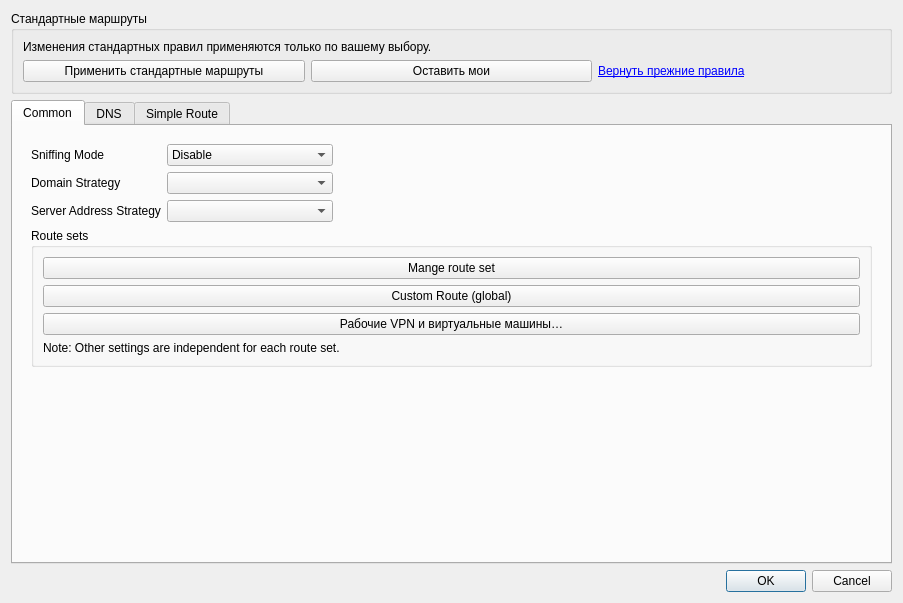
<?xml version="1.0" encoding="UTF-8"?>
<ui version="4.0">
 <class>DialogManageRoutes</class>
 <widget class="QDialog" name="DialogManageRoutes">
  <property name="geometry">
   <rect>
    <x>0</x>
    <y>0</y>
    <width>800</width>
    <height>600</height>
   </rect>
  </property>
  <property name="windowTitle">
   <string>Routes</string>
  </property>
  <layout class="QVBoxLayout" name="verticalLayout">
   <item>
    <widget class="QGroupBox" name="defaultsReviewBox">
     <property name="title"><string>Стандартные маршруты</string></property>
     <layout class="QVBoxLayout" name="defaultsReviewLayout">
      <item>
       <widget class="QLabel" name="defaultsReviewStatus">
        <property name="text"><string>Изменения стандартных правил применяются только по вашему выбору.</string></property>
        <property name="wordWrap"><bool>true</bool></property>
       </widget>
      </item>
      <item>
       <layout class="QHBoxLayout" name="defaultsChoicesLayout">
        <item><widget class="QPushButton" name="defaultsApply"><property name="text"><string>Применить стандартные маршруты</string></property></widget></item>
        <item><widget class="QPushButton" name="defaultsKeep"><property name="text"><string>Оставить мои</string></property></widget></item>
        <item><widget class="QLabel" name="defaultsRestore"><property name="text"><string>&lt;a href="restore"&gt;Вернуть прежние правила&lt;/a&gt;</string></property><property name="openExternalLinks"><bool>false</bool></property></widget></item>
       </layout>
      </item>
     </layout>
    </widget>
   </item>
   <item>
    <widget class="QTabWidget" name="tabWidget">
     <property name="currentIndex">
      <number>0</number>
     </property>
     <widget class="QWidget" name="tab">
      <attribute name="title">
       <string>Common</string>
      </attribute>
      <layout class="QVBoxLayout" name="verticalLayout_3">
       <item>
        <widget class="QWidget" name="widget" native="true">
         <layout class="QGridLayout" name="gridLayout_2">
          <item row="5" column="1">
           <spacer name="verticalSpacer">
            <property name="orientation">
             <enum>Qt::Vertical</enum>
            </property>
            <property name="sizeHint" stdset="0">
             <size>
              <width>20</width>
              <height>40</height>
             </size>
            </property>
           </spacer>
          </item>
          <item row="4" column="0" colspan="3">
           <widget class="QGroupBox" name="groupBox">
            <property name="title">
             <string>Route sets</string>
            </property>
            <layout class="QVBoxLayout" name="verticalLayout_7">
             <item>
              <widget class="QPushButton" name="load_save">
               <property name="text">
                <string>Mange route set</string>
               </property>
              </widget>
             </item>
             <item>
              <widget class="QPushButton" name="custom_route_global_edit">
               <property name="text">
                <string>Custom Route (global)</string>
               </property>
              </widget>
             </item>
             <item><widget class="QPushButton" name="tunBypass"><property name="text"><string>Рабочие VPN и виртуальные машины…</string></property></widget></item>
             <item>
              <widget class="QLabel" name="label_5">
               <property name="text">
                <string>Note: Other settings are independent for each route set.</string>
               </property>
              </widget>
             </item>
            </layout>
           </widget>
          </item>
          <item row="2" column="0">
           <widget class="QLabel" name="label_6">
            <property name="toolTip">
             <string notr="true">For V2Ray, it sets routing.domainStrategy
For sing-box, it sets inbound.domain_strategy</string>
            </property>
            <property name="text">
             <string>Domain Strategy</string>
            </property>
           </widget>
          </item>
          <item row="3" column="1">
           <widget class="QComboBox" name="outbound_domain_strategy">
            <property name="editable">
             <bool>false</bool>
            </property>
           </widget>
          </item>
          <item row="1" column="1">
           <widget class="QComboBox" name="sniffing_mode">
            <item>
             <property name="text">
              <string>Disable</string>
             </property>
            </item>
            <item>
             <property name="text">
              <string>Sniff result for routing</string>
             </property>
            </item>
            <item>
             <property name="text">
              <string>Sniff result for destination</string>
             </property>
            </item>
           </widget>
          </item>
          <item row="1" column="0">
           <widget class="QLabel" name="label">
            <property name="text">
             <string>Sniffing Mode</string>
            </property>
           </widget>
          </item>
          <item row="3" column="0">
           <widget class="QLabel" name="label_3">
            <property name="text">
             <string>Server Address Strategy</string>
            </property>
           </widget>
          </item>
          <item row="2" column="1">
           <widget class="QComboBox" name="domainStrategyCombo">
            <property name="editable">
             <bool>false</bool>
            </property>
           </widget>
          </item>
          <item row="1" column="2">
           <spacer name="horizontalSpacer_3">
            <property name="orientation">
             <enum>Qt::Horizontal</enum>
            </property>
            <property name="sizeHint" stdset="0">
             <size>
              <width>40</width>
              <height>20</height>
             </size>
            </property>
           </spacer>
          </item>
         </layout>
        </widget>
       </item>
      </layout>
     </widget>
     <widget class="QWidget" name="tab_3">
      <attribute name="title">
       <string>DNS</string>
      </attribute>
      <layout class="QVBoxLayout" name="verticalLayout_4">
       <item>
        <widget class="QGroupBox" name="simple_dns_box">
         <property name="title">
          <string>Simple DNS Settings</string>
         </property>
         <layout class="QGridLayout" name="gridLayout">
          <item row="1" column="0">
           <widget class="QLabel" name="label_8">
            <property name="toolTip">
             <string>This is especially important and it is recommended to use the default value of &quot;localhost&quot;.
If the default value does not work, try changing it to &quot;223.5.5.5&quot;.
For more information, see the document &quot;Configuration/DNS&quot;.</string>
            </property>
            <property name="text">
             <string>Direct DNS</string>
            </property>
           </widget>
          </item>
          <item row="0" column="2">
           <layout class="QHBoxLayout" name="horizontalLayout_7">
            <item>
             <widget class="QComboBox" name="remote_dns">
              <property name="sizePolicy">
               <sizepolicy hsizetype="Expanding" vsizetype="Fixed">
                <horstretch>0</horstretch>
                <verstretch>0</verstretch>
               </sizepolicy>
              </property>
              <property name="editable">
               <bool>true</bool>
              </property>
              <item>
               <property name="text">
                <string notr="true">https://8.8.8.8/dns-query</string>
               </property>
              </item>
              <item>
               <property name="text">
                <string notr="true">https://1.0.0.1/dns-query</string>
               </property>
              </item>
              <item>
               <property name="text">
                <string notr="true">https://1.1.1.1/dns-query</string>
               </property>
              </item>
              <item>
               <property name="text">
                <string notr="true">https://dns.google/dns-query</string>
               </property>
              </item>
              <item>
               <property name="text">
                <string notr="true">https://one.one.one.one/dns-query</string>
               </property>
              </item>
              <item>
               <property name="text">
                <string notr="true">https://[2001:4860:4860::8888]/dns-query</string>
               </property>
              </item>
              <item>
               <property name="text">
                <string notr="true">https://[2606:4700:4700::1111]/dns-query</string>
               </property>
              </item>
             </widget>
            </item>
            <item>
             <widget class="QLabel" name="label_10">
              <property name="text">
               <string>Query Strategy</string>
              </property>
             </widget>
            </item>
            <item>
             <widget class="QComboBox" name="remote_dns_strategy"/>
            </item>
           </layout>
          </item>
          <item row="0" column="0">
           <widget class="QLabel" name="label_9">
            <property name="text">
             <string>Remote DNS</string>
            </property>
            <property name="buddy">
             <cstring>widget</cstring>
            </property>
           </widget>
          </item>
          <item row="2" column="2">
           <layout class="QHBoxLayout" name="horizontalLayout_3">
            <item>
             <widget class="QCheckBox" name="dns_routing">
              <property name="text">
               <string>Enable DNS Routing</string>
              </property>
             </widget>
            </item>
            <item>
             <spacer name="horizontalSpacer_2">
              <property name="orientation">
               <enum>Qt::Horizontal</enum>
              </property>
              <property name="sizeHint" stdset="0">
               <size>
                <width>40</width>
                <height>20</height>
               </size>
              </property>
             </spacer>
            </item>
            <item>
             <widget class="QLabel" name="dns_final_out_l">
              <property name="text">
               <string>Final DNS Out</string>
              </property>
             </widget>
            </item>
            <item>
             <widget class="QComboBox" name="dns_final_out">
              <item>
               <property name="text">
                <string notr="true">proxy</string>
               </property>
              </item>
              <item>
               <property name="text">
                <string notr="true">bypass</string>
               </property>
              </item>
             </widget>
            </item>
           </layout>
          </item>
          <item row="1" column="2">
           <layout class="QHBoxLayout" name="horizontalLayout_8">
            <item>
             <widget class="QComboBox" name="direct_dns">
              <property name="sizePolicy">
               <sizepolicy hsizetype="Expanding" vsizetype="Fixed">
                <horstretch>0</horstretch>
                <verstretch>0</verstretch>
               </sizepolicy>
              </property>
              <property name="editable">
               <bool>true</bool>
              </property>
              <item>
               <property name="text">
                <string notr="true">local</string>
               </property>
              </item>
              <item>
               <property name="text">
                <string notr="true">tls://120.53.53.53</string>
               </property>
              </item>
              <item>
               <property name="text">
                <string notr="true">https://223.5.5.5/dns-query</string>
               </property>
              </item>
              <item>
               <property name="text">
                <string notr="true">https://1.12.12.12/dns-query</string>
               </property>
              </item>
              <item>
               <property name="text">
                <string notr="true">https://dns.alidns.com/dns-query</string>
               </property>
              </item>
              <item>
               <property name="text">
                <string notr="true">https://doh.pub/dns-query</string>
               </property>
              </item>
              <item>
               <property name="text">
                <string notr="true">223.5.5.5</string>
               </property>
              </item>
              <item>
               <property name="text">
                <string notr="true">119.29.29.29</string>
               </property>
              </item>
              <item>
               <property name="text">
                <string notr="true">2400:3200::1</string>
               </property>
              </item>
              <item>
               <property name="text">
                <string notr="true">2402:4e00::</string>
               </property>
              </item>
             </widget>
            </item>
            <item>
             <widget class="QLabel" name="label_11">
              <property name="text">
               <string>Query Strategy</string>
              </property>
             </widget>
            </item>
            <item>
             <widget class="QComboBox" name="direct_dns_strategy"/>
            </item>
           </layout>
          </item>
          <item>
           <widget class="QLabel" name="local_dns_domains_label">
            <property name="text">
             <string>DNS-домены локальной сети и рабочего VPN</string>
            </property>
           </widget>
          </item>
          <item>
           <widget class="QPlainTextEdit" name="local_dns_domains">
            <property name="maximumHeight"><number>90</number></property>
            <property name="placeholderText"><string>По одному домену на строку, например corp.example</string></property>
            <property name="toolTip"><string>Эти домены и их поддомены разрешаются через указанный ниже DNS-сервер. Остальные DNS-правила сохраняются.</string></property>
           </widget>
          </item>
          <item>
           <widget class="QLineEdit" name="local_dns_server">
            <property name="placeholderText"><string>IP DNS-сервера рабочего VPN, например 10.0.0.53</string></property>
            <property name="toolTip"><string>Адрес DNS из настроек рабочего VPN или локальной сети. Подключение к нему следует маршруту Windows.</string></property>
           </widget>
          </item>
          <item>
           <widget class="QLabel" name="local_dns_hosts_label">
            <property name="text"><string>Фиксированные адреса внутренних сайтов (необязательно)</string></property>
           </widget>
          </item>
          <item>
           <widget class="QPlainTextEdit" name="local_dns_hosts">
            <property name="maximumHeight"><number>70</number></property>
            <property name="placeholderText"><string>10.0.0.10 server.corp.example</string></property>
            <property name="toolTip"><string>Для серверов с известным постоянным адресом. Указанные имена разрешаются внутри клиента до обращения к DNS. Остальные сайты продолжают использовать выбранные DNS-серверы.</string></property>
           </widget>
          </item>
         </layout>
        </widget>
       </item>
       <item>
        <widget class="QGroupBox" name="groupBox_2">
         <property name="title">
          <string>DNS Object Settings</string>
         </property>
         <layout class="QVBoxLayout" name="verticalLayout_5">
          <item>
           <layout class="QHBoxLayout" name="horizontalLayout_4">
            <item>
             <widget class="QCheckBox" name="use_dns_object">
              <property name="text">
               <string>Use DNS Object</string>
              </property>
             </widget>
            </item>
            <item>
             <widget class="QPushButton" name="format_dns_object">
              <property name="sizePolicy">
               <sizepolicy hsizetype="Maximum" vsizetype="Fixed">
                <horstretch>0</horstretch>
                <verstretch>0</verstretch>
               </sizepolicy>
              </property>
              <property name="text">
               <string>Format</string>
              </property>
             </widget>
            </item>
            <item>
             <widget class="QPushButton" name="dns_document">
              <property name="sizePolicy">
               <sizepolicy hsizetype="Maximum" vsizetype="Fixed">
                <horstretch>0</horstretch>
                <verstretch>0</verstretch>
               </sizepolicy>
              </property>
              <property name="text">
               <string>Document</string>
              </property>
             </widget>
            </item>
           </layout>
          </item>
          <item>
           <widget class="QPlainTextEdit" name="dns_object"/>
          </item>
         </layout>
        </widget>
       </item>
      </layout>
     </widget>
     <widget class="QWidget" name="tab_2">
      <attribute name="title">
       <string>Simple Route</string>
      </attribute>
      <layout class="QVBoxLayout" name="verticalLayout_6">
       <item>
        <widget class="QGroupBox" name="gb2">
         <layout class="QVBoxLayout" name="verticalLayout_2">
          <item>
           <layout class="QGridLayout" name="gridLayout_3" rowstretch="0,1,1" columnstretch="0,1,1,1">
            <item row="0" column="3">
             <widget class="QLabel" name="label_82">
              <property name="text">
               <string>Block</string>
              </property>
              <property name="alignment">
               <set>Qt::AlignCenter</set>
              </property>
             </widget>
            </item>
            <item row="2" column="3">
             <layout class="QGridLayout" name="blockTxtLayout"/>
            </item>
            <item row="0" column="1">
             <widget class="QLabel" name="label_80">
              <property name="text">
               <string>Direct</string>
              </property>
              <property name="alignment">
               <set>Qt::AlignCenter</set>
              </property>
             </widget>
            </item>
            <item row="2" column="0">
             <widget class="QLabel" name="label_7">
              <property name="text">
               <string>Domain</string>
              </property>
              <property name="alignment">
               <set>Qt::AlignRight|Qt::AlignTrailing|Qt::AlignVCenter</set>
              </property>
             </widget>
            </item>
            <item row="2" column="1">
             <layout class="QGridLayout" name="directTxtLayout"/>
            </item>
            <item row="1" column="2">
             <layout class="QGridLayout" name="proxyIPLayout"/>
            </item>
            <item row="0" column="2">
             <widget class="QLabel" name="label_81">
              <property name="text">
               <string>Proxy</string>
              </property>
              <property name="alignment">
               <set>Qt::AlignCenter</set>
              </property>
             </widget>
            </item>
            <item row="2" column="2">
             <layout class="QGridLayout" name="proxyTxtLayout"/>
            </item>
            <item row="1" column="3">
             <layout class="QGridLayout" name="blockIPLayout"/>
            </item>
            <item row="1" column="0">
             <widget class="QLabel" name="label_2">
              <property name="text">
               <string>IP</string>
              </property>
              <property name="alignment">
               <set>Qt::AlignRight|Qt::AlignTrailing|Qt::AlignVCenter</set>
              </property>
             </widget>
            </item>
            <item row="1" column="1">
             <layout class="QGridLayout" name="directIPLayout"/>
            </item>
           </layout>
          </item>
          <item>
           <layout class="QHBoxLayout" name="horizontalLayout_5">
            <item>
             <widget class="QWidget" name="horizontalWidget_2" native="true">
              <layout class="QHBoxLayout" name="horizontalLayout_6">
               <property name="leftMargin">
                <number>0</number>
               </property>
               <property name="topMargin">
                <number>0</number>
               </property>
               <property name="rightMargin">
                <number>0</number>
               </property>
               <property name="bottomMargin">
                <number>0</number>
               </property>
               <item>
                <widget class="QToolButton" name="preset">
                 <property name="sizePolicy">
                  <sizepolicy hsizetype="Preferred" vsizetype="Fixed">
                   <horstretch>0</horstretch>
                   <verstretch>0</verstretch>
                  </sizepolicy>
                 </property>
                 <property name="text">
                  <string>Preset</string>
                 </property>
                 <property name="popupMode">
                  <enum>QToolButton::InstantPopup</enum>
                 </property>
                 <property name="toolButtonStyle">
                  <enum>Qt::ToolButtonTextBesideIcon</enum>
                 </property>
                </widget>
               </item>
               <item>
                <widget class="QPushButton" name="custom_route_edit">
                 <property name="text">
                  <string>Custom Route</string>
                 </property>
                </widget>
               </item>
              </layout>
             </widget>
            </item>
            <item>
             <spacer name="horizontalSpacer">
              <property name="orientation">
               <enum>Qt::Horizontal</enum>
              </property>
              <property name="sizeHint" stdset="0">
               <size>
                <width>40</width>
                <height>20</height>
               </size>
              </property>
             </spacer>
            </item>
            <item>
             <widget class="QWidget" name="horizontalWidget" native="true">
              <layout class="QHBoxLayout" name="horizontalLayout_2">
               <property name="leftMargin">
                <number>0</number>
               </property>
               <property name="topMargin">
                <number>0</number>
               </property>
               <property name="rightMargin">
                <number>0</number>
               </property>
               <property name="bottomMargin">
                <number>0</number>
               </property>
               <item>
                <widget class="QLabel" name="label_4">
                 <property name="text">
                  <string>Default Outbound</string>
                 </property>
                </widget>
               </item>
               <item>
                <widget class="QComboBox" name="def_outbound">
                 <item>
                  <property name="text">
                   <string notr="true">proxy</string>
                  </property>
                 </item>
                 <item>
                  <property name="text">
                   <string notr="true">bypass</string>
                  </property>
                 </item>
                 <item>
                  <property name="text">
                   <string notr="true">block</string>
                  </property>
                 </item>
                </widget>
               </item>
              </layout>
             </widget>
            </item>
           </layout>
          </item>
         </layout>
        </widget>
       </item>
      </layout>
     </widget>
    </widget>
   </item>
   <item>
    <layout class="QHBoxLayout" name="horizontalLayout">
     <item>
      <widget class="QDialogButtonBox" name="buttonBox">
       <property name="sizePolicy">
        <sizepolicy hsizetype="Preferred" vsizetype="Preferred">
         <horstretch>0</horstretch>
         <verstretch>0</verstretch>
        </sizepolicy>
       </property>
       <property name="standardButtons">
        <set>QDialogButtonBox::Cancel|QDialogButtonBox::Ok</set>
       </property>
      </widget>
     </item>
    </layout>
   </item>
  </layout>
 </widget>
 <tabstops>
  <tabstop>defaultsApply</tabstop>
  <tabstop>defaultsKeep</tabstop>
  <tabstop>tabWidget</tabstop>
  <tabstop>sniffing_mode</tabstop>
  <tabstop>domainStrategyCombo</tabstop>
  <tabstop>outbound_domain_strategy</tabstop>
  <tabstop>load_save</tabstop>
  <tabstop>custom_route_global_edit</tabstop>
  <tabstop>remote_dns</tabstop>
  <tabstop>remote_dns_strategy</tabstop>
  <tabstop>direct_dns</tabstop>
  <tabstop>direct_dns_strategy</tabstop>
  <tabstop>dns_routing</tabstop>
  <tabstop>dns_final_out</tabstop>
  <tabstop>use_dns_object</tabstop>
  <tabstop>format_dns_object</tabstop>
  <tabstop>dns_document</tabstop>
  <tabstop>dns_object</tabstop>
  <tabstop>preset</tabstop>
  <tabstop>custom_route_edit</tabstop>
  <tabstop>def_outbound</tabstop>
 </tabstops>
 <resources/>
 <connections>
  <connection>
   <sender>buttonBox</sender>
   <signal>rejected()</signal>
   <receiver>DialogManageRoutes</receiver>
   <slot>reject()</slot>
   <hints>
    <hint type="sourcelabel">
     <x>399</x>
     <y>574</y>
    </hint>
    <hint type="destinationlabel">
     <x>399</x>
     <y>299</y>
    </hint>
   </hints>
  </connection>
  <connection>
   <sender>buttonBox</sender>
   <signal>accepted()</signal>
   <receiver>DialogManageRoutes</receiver>
   <slot>accept()</slot>
   <hints>
    <hint type="sourcelabel">
     <x>399</x>
     <y>574</y>
    </hint>
    <hint type="destinationlabel">
     <x>399</x>
     <y>299</y>
    </hint>
   </hints>
  </connection>
 </connections>
</ui>
